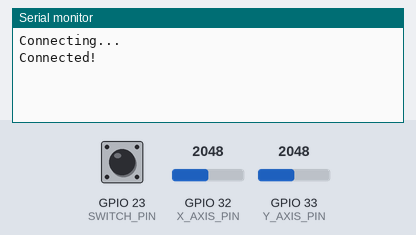
A sketch run on a simulated ESP32. On the bench: the last lines printed to the serial monitor. The inputs (shaded band) are chosen by the test bench; at power-on: GPIO 32 (X_AXIS_PIN) = 2048, GPIO 33 (Y_AXIS_PIN) = 2048, GPIO 23 (SWITCH_PIN) LOW. Nothing arrives over Bluetooth unless stated.

Above: at 1.2 s.
1.3 s: GPIO 32 (X_AXIS_PIN) set to 0
At 1.41 s:
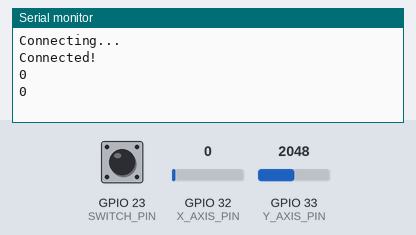
3.2 s: GPIO 33 (Y_AXIS_PIN) set to 4095
At 3.21 s:
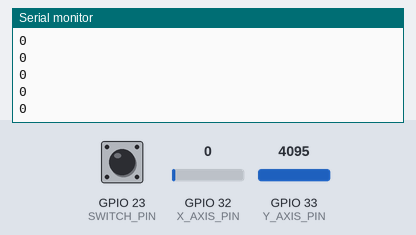
4.7 s: GPIO 23 (SWITCH_PIN) pulled HIGH for 0.15 s
At 4.81 s:
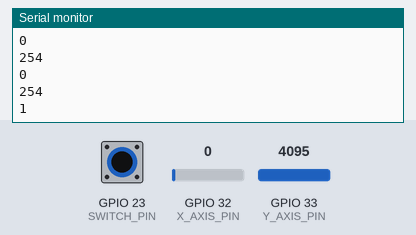
Timing chart, 0 to 7.7 s (numbered marks = the images above; inputs shaded):
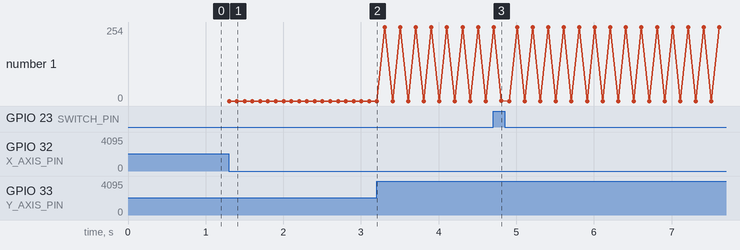

Measured:
- after the input at 1.3 s, the serial monitor: prints a new line at once (image 1)
- after the input at 4.7 s, the serial monitor: prints a new line after 0.11 s (image 3)

The sketch:

sketch_sender.ino
```cpp
#include "BluetoothSerial.h"

#if !defined(CONFIG_BT_ENABLED) || !defined(CONFIG_BLUEDROID_ENABLED)
#error Bluetooth is not enabled! Please run `make menuconfig` to and enable it
#endif

BluetoothSerial SerialBT;

const int SWITCH_PIN = 23;

const int X_AXIS_PIN = 32;
const int Y_AXIS_PIN = 33;

int mapAndAdjustJoystickDeadBandValues(int value, bool reverse) {
  if (value >= 2200) {
    value = map(value, 2200, 4095, 127, 254);
  }
  else if (value <= 1800) {
    value = map(value, 1800, 0, 127, 0);
  }
  else {
    value = 127;
  }
  if (reverse) {
    value = 254 - value;
  }
  return value;
}

void setup() {
  Serial.begin(9600);
  SerialBT.begin("ESP32master", true); //Bluetooth device name
  Serial.println("Connecting...");
  bool connected = SerialBT.connect("ESP32slave");
  if (connected) {
    Serial.println("Connected!");
  } else {
    Serial.println("NOT Connected!");
  }
  pinMode(SWITCH_PIN, INPUT);
}

void loop() {
  byte xAxisValue = mapAndAdjustJoystickDeadBandValues(analogRead(X_AXIS_PIN), false);
  byte yAxisValue = mapAndAdjustJoystickDeadBandValues(analogRead(Y_AXIS_PIN), false);
  int switchState = digitalRead(SWITCH_PIN);


  if (switchState == 1) {
    SerialBT.println("H");
    Serial.println(switchState);
    delay(100);
  }
  if (xAxisValue == 0) {
    SerialBT.println("F");
    Serial.println(xAxisValue);
    delay(100);
  }
  if (xAxisValue == 254) {
    SerialBT.println("B");
    Serial.println(xAxisValue);
    delay(100);
  }
  if (yAxisValue == 254) {
    SerialBT.println("L");
    Serial.println(yAxisValue);
    delay(100);
  }
  if (yAxisValue == 0) {
    SerialBT.println("R");
    Serial.println(yAxisValue);
    delay(100);
  }
}
```
